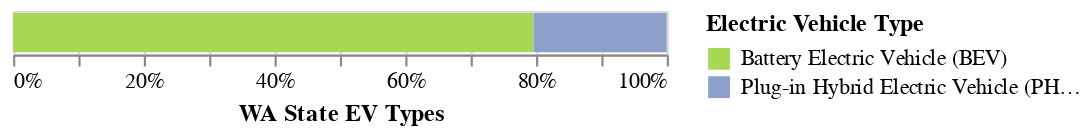

The code cell stored with this chart in its notebook:
### Code cell
# Now lets view the same data, but this time as a stacked bar chart showing the overall percentange of BEVs vs PHEVs
alt.Chart(summary).transform_joinaggregate(
    TotalEVs='sum(Count)',
).transform_calculate(
    PercentOfWAEVs="datum.Count / datum.TotalEVs"
).mark_bar().encode(
    alt.X('PercentOfWAEVs:Q').axis(format='.0%', title = 'WA State EV Types'), 
    color = alt.Color('Electric Vehicle Type', scale = alt.Scale(range = ['#e78ac3', '#8da0cb'])), 
    tooltip = ['Electric Vehicle Type', alt.Tooltip('PercentOfWAEVs:Q', format='.1%', title='Percentage')]
)

### Figure 1 — Vega-Lite specification as saved in the notebook (floating-point values rounded to 4 significant figures)
{"config": {"view": {"continuousWidth": 300, "continuousHeight": 300}}, "data": {"name": "data-5d88723e2b54bc11d2b7d4b2b738503a"}, "mark": {"type": "bar"}, "encoding": {"color": {"field": "Electric Vehicle Type", "scale": {"range": ["#a6d854", "#8da0cb"]}, "type": "nominal"}, "tooltip": [{"field": "Electric Vehicle Type", "type": "nominal"}, {"field": "PercentOfWAEVs", "format": ".1%", "title": "Percentage", "type": "quantitative"}], "x": {"axis": {"format": ".0%", "title": "WA State EV Types"}, "field": "PercentOfWAEVs", "type": "quantitative"}}, "transform": [{"joinaggregate": [{"op": "sum", "field": "Count", "as": "TotalEVs"}]}, {"calculate": "datum.Count / datum.TotalEVs", "as": "PercentOfWAEVs"}], "$schema": "https://vega.github.io/schema/vega-lite/v5.20.1.json", "datasets": {"data-5d88723e2b54bc11d2b7d4b2b738503a": [{"Electric Vehicle Type": "Battery Electric Vehicle (BEV)", "Count": 205095}, {"Electric Vehicle Type": "Plug-in Hybrid Electric Vehicle (PHEV)", "Count": 52540}]}}
